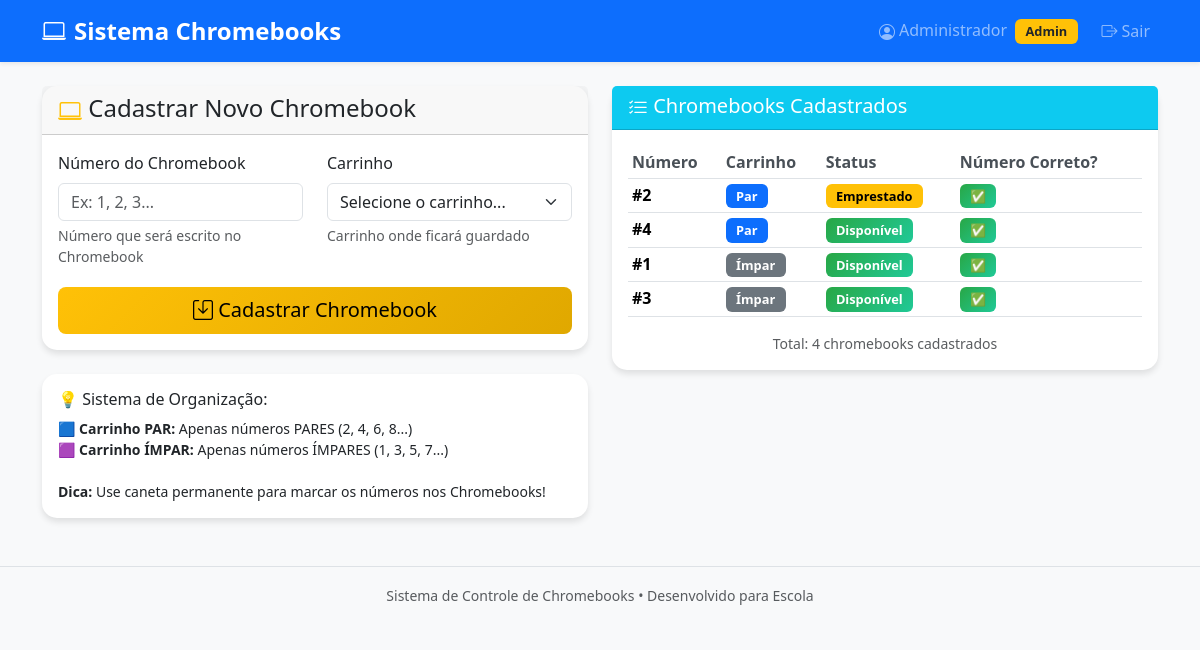
Before: /cadastro_chromebook (signed in) with the older database file.
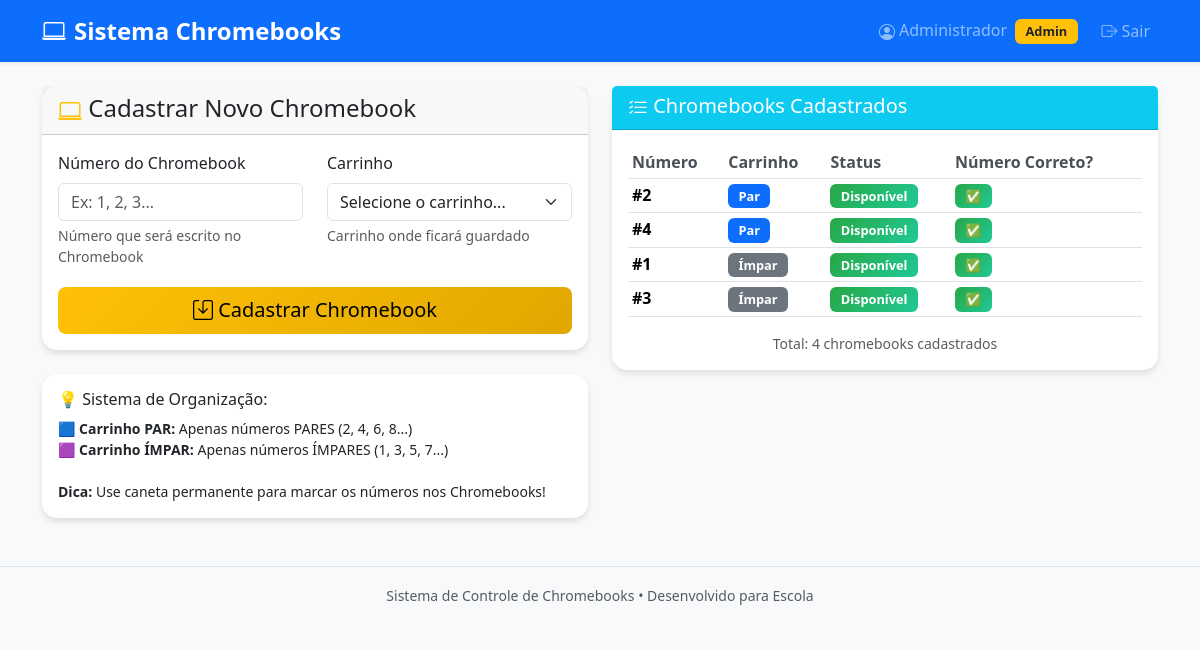
After: the same page with the newer database file.
### tables this page shows
CREATE TABLE chromebooks (
                id INTEGER PRIMARY KEY AUTOINCREMENT,
                numero INTEGER UNIQUE NOT NULL,
                carrinho TEXT NOT NULL,
                status TEXT DEFAULT 'Disponível',
                aluno_emprestado TEXT,
                data_emprestimo TEXT,
                professor_emprestimo TEXT
            );

### app.py (the view, shortened to what this page needs)
@app.route('/cadastro_chromebook', methods=['GET', 'POST'])
@login_required
def cadastro_chromebook():
    if not current_user.is_admin:
        flash('Acesso restrito a administradores!', 'danger')
        return redirect(url_for('dashboard'))
    chromebooks = db.obter_todos_chromebooks()
    return safe_render("cadastro_chromebook.html", chromebooks=chromebooks)

### app.py (called while the page is built)
@login_manager.user_loader
def load_user(user_id):
    user_data = db.buscar_usuario_por_id(user_id)
    if user_data:
        return User(user_data)
    return None

def safe_render(template_name, **context):
    try:
        return render_template(template_name, **context)
    except TemplateNotFound:
        fallback = f"""
        <html><head><meta charset="utf-8"><title>Fallback - {template_name}</title></head>
        <body>
        <h2>Template ausente: {template_name}</h2>
        <p>Context: {context.keys()}</p>
        <p><a href="/">Voltar</a></p>
        </body></html>
        """
        return fallback

### database.py (called while the page is built)
    def get_connection(self):
        return sqlite3.connect(self.db_name)

    def buscar_usuario_por_id(self, user_id):
        conn = self.get_connection()
        cursor = conn.cursor()
        cursor.execute("SELECT id, username, nome FROM usuarios WHERE id = ?", (user_id,))
        row = cursor.fetchone()
        conn.close()
        if not row:
            return None
        user_id, username_db, nome = row
        return {'id': user_id, 'username': username_db, 'nome': nome, 'is_admin': (username_db.lower() == 'admin')}

### templates/cadastro_chromebook.html (shortened to what the changed rows need)
{% extends "base.html" %}
{% block content %}
<div class="row">
    <div class="col-md-6">
        <div class="card">
            <div class="card-body">
                {% if chromebooks %}
                <div class="table-responsive">
                    <table class="table table-sm">
                        <thead>
                            <tr>
                                <th>Número</th>
                                <th>Carrinho</th>
                                <th>Status</th>
                                <th>Número Correto?</th>
                            </tr>
                        </thead>
                        <tbody>
                            {% for cb in chromebooks %}
                            <tr>
                                <td><strong>#{{ cb[0] }}</strong></td>
                                <td>
                                    <span class="badge bg-{{ 'primary' if cb[1] == 'Par' else 'secondary' }}">
                                        {{ cb[1] }}
                                    </span>
                                </td>
                                <td>
                                    <span class="badge bg-{{ 'success' if cb[2] == 'Disponível' else 'warning' }}">
                                        {{ cb[2] }}
                                    </span>
                                </td>
                                <td>
                                    {% if (cb[1] == 'Par' and cb[0] % 2 == 0) or (cb[1] == 'Ímpar' and cb[0] % 2 != 0) %}
                                        <span class="badge bg-success">✅</span>
                                    {% else %}
                                        <span class="badge bg-danger">❌</span>
                                    {% endif %}
                                </td>
                            </tr>
                            {% endfor %}
                        </tbody>
                    </table>
                </div>
                {% else %}
                <div class="text-center py-4">
                    <i class="bi bi-laptop display-1 text-muted"></i>
                    <h5 class="text-muted mt-3">Nenhum chromebook cadastrado</h5>
                    <p class="text-muted">Use o formulário ao lado para cadastrar os primeiros chromebooks.</p>
                </div>
                {% endif %}
            </div>
        </div>
    </div>
</div>
{% endblock %}

Changed rows visible on the page:
changed chromebooks (number 1 of 4 on the later page): status "Emprestado" → "Disponível"
